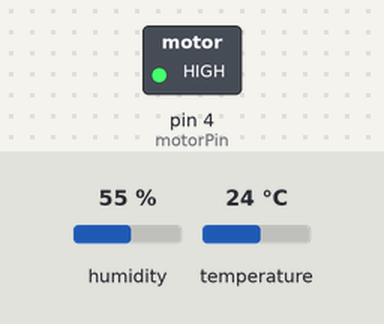
A sketch run on a simulated Arduino Uno, built with avr-gcc and run on an emulated ATmega328P. On the bench: switched loads named in the sketch (green lamp = pin HIGH). Inputs (shaded band) come from the test bench; at power-on: humidity 55 %, temperature 24 °C. What the sketch prints to the serial monitor is not drawn.

Above: at 0.1 s.
Timing chart, 0 to 1.6 s (numbered marks = the images above):
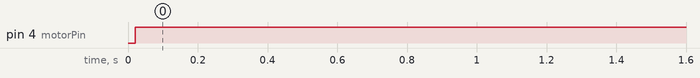

Measured:
- by itself, pin 4 (motorPin): LOW → HIGH at 0.02 s

The sketch:

DHTFan.ino
```cpp
/*#include <WiFiNINA.h> // Libery to connect the WiFi
#include <ThingSpeak.h> // */
#include "dht.h"
/*#define Atomizer 0 // A0
#define AirPIN 1 // A1
#define MQ2pin 2 // A2*/

int motorPin = 4;
/*float sensorValue;  //variable to store sensor value
float atomizerValue;
float airValue;*/
float motorValue;
const int dht_apin = A3; // Analog Pin sensor is connected to A3
/*char ssid[] = "CENSORED"; // Network name
const char password [] = "CENSORED"; // PWD
const unsigned long channel_id = CENSORED; // CH ID
const char write_api_key[] = "CENSORED";// API key LOOK INNTO API KEYS TAB*/

dht DHT; // Initalize dht to DHT
//WiFiClient client; // Connect to to a specified internet IP address

void setup() {
  // Setting up connection
  pinMode(motorPin, OUTPUT);
  Serial.begin(9600);
  /*delay(100);
  Serial.print("Connecting to " + String(ssid));
  WiFi.begin(ssid, password);
  while (WiFi.status() != WL_CONNECTED ) {
    delay(500);
    Serial.println("Attempting to Connect to " + String(ssid) + " .");
    delay(100);
  }
  Serial.println();
  Serial.println("Connected!");
  ThingSpeak.begin(client);*/
  }

void loop() {

  /*airValue = analogRead(AirPIN); // read analog input pin 1
  sensorValue = analogRead(MQ2pin); // read analog input pin 2
  motorValue = analogRead(motorPin); // read Digital pww pin 2*/
  DHT.read22(dht_apin); // Read from pin3

  Serial.println("Posting Humdity " + String(DHT.humidity, 2) + "% to ThingSpeak");
  //ThingSpeak.setField(1, String(DHT.humidity, 2));

  Serial.println("Posting Temperature " + String(DHT.temperature, 2) + " to ThingSpeak");
  //ThingSpeak.setField(2, String(DHT.temperature, 2));

  /*Serial.println("Posting MQ2 " + String(sensorValue, 2) + " to ThingSpeak");
  ThingSpeak.setField(3, String(sensorValue, 2));*/

// GROVE START IF STATEMENT
  if(DHT.humidity>=50){ //if the humidity % is equal or above the setpoint 51% the atomizer turn ON (HIGH)

      digitalWrite(motorPin, HIGH);
      Serial.print("ATOMIZER OFF \n MOTOR ON \n");
      Serial.println("Posting Atomizer OFF" +  String(motorValue, 1) + " to ThingSpeak");
      //ThingSpeak.setField(6, String(motorValue= 1));
    }

    else if(DHT.humidity<=30){
      digitalWrite(motorPin, LOW);
      Serial.print("ATOMIZER ON \n MOTOR OFF \n");;
      Serial.println("Posting Atomizer ON" + String(motorValue, 0) +  " to ThingSpeak");
      //ThingSpeak.setField(6, String(motorValue= 0));
    }

    else if(DHT.humidity){
      digitalWrite(motorPin, LOW);
      Serial.print("ATOMIZER OFF \n MOTOR OFF \n");
      Serial.println("Posting Atomizer OFF " +  String(motorValue, 0) +  " to ThingSpeak");
      //ThingSpeak.setField(6, String(motorValue= 0));
    }
// GROVE END

  /*Serial.println("Posting " + String(airValue, 2) + " to ThingSpeak");
  ThingSpeak.setField(5, String(airValue, 2));*/

  //ThingSpeak.writeFields(channel_id, write_api_key);
  Serial.println();
  //delay(300000); // 5min delay
  delay(15000); // 15s delay Testing purposes
}
```
